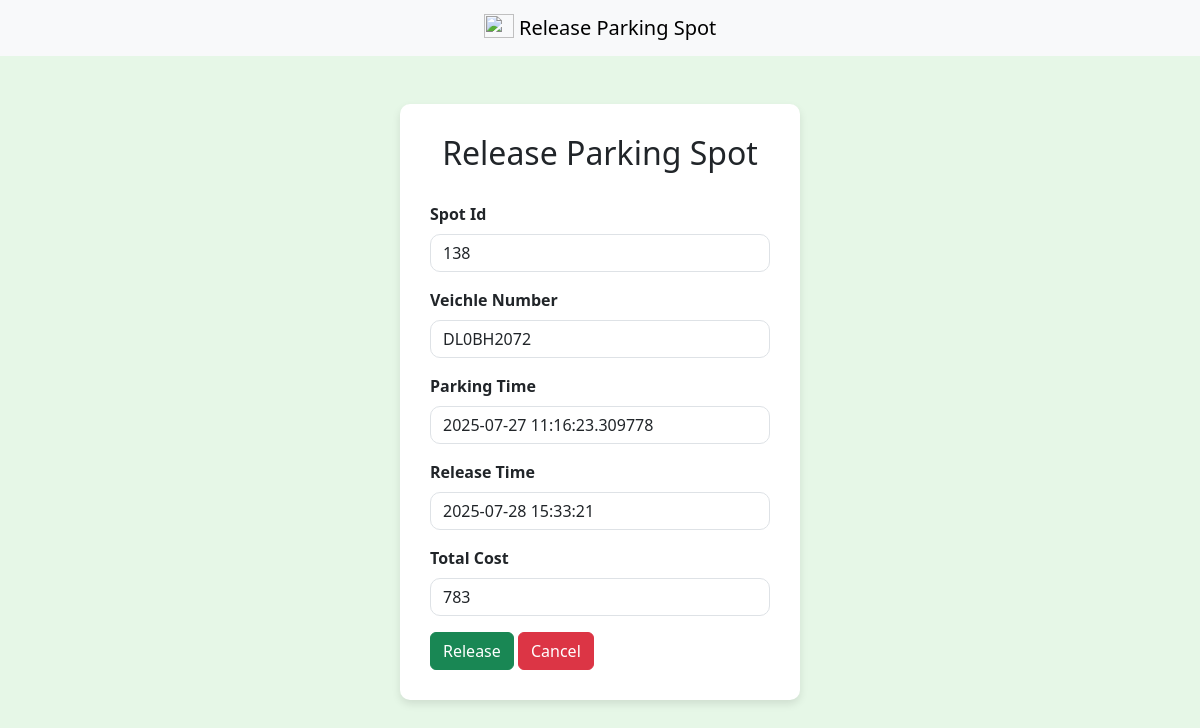
Page /user/dashboard/releasespot/2 (signed in) on the committed database.
### models/models.py (models this page shows)
class ReserveParkingSpot(db.Model):
    id=db.Column(db.Integer(),primary_key=True)
    spotid=db.Column(db.Integer(),nullable=False)
    lotid=db.Column(db.Integer(),nullable=False)
    email=db.Column(db.String(25),nullable=False)
    veichleNumber=db.Column(db.String(50),nullable=True)
    parking_time=db.Column(db.DateTime,nullable=False,default=datetime.UTC)
    release_time=db.Column(db.DateTime,nullable=True)
    parkingcost=db.Column(db.Integer(),nullable=True,default=0)
    ispaid=db.Column(db.Integer(),default=0)

### controllers/controllers.py (the view, shortened to what this page needs)
@controllers.route("/user/dashboard/releasespot/<int:id>", methods=['GET','POST'])
def releasespot(id):
    status = session.get("status")
    if status is not None and int(status) > 0:
        thereservation = ReserveParkingSpot.query.get_or_404(id)
        release_time=datetime.utcnow()
        duration = release_time-thereservation.parking_time
        timeinhours=int(duration.total_seconds()//3600)
        if duration.total_seconds()%3600!=0:
            timeinhours+=1
        thelot = ParkingLot.query.get(thereservation.lotid)
        totalfare=timeinhours*thelot.price
        return render_template("releaseSpot.html",thereservation=thereservation,release_time=release_time,totalfare=totalfare,id=id)
    else:
        return redirect("/login")

### templates/releaseSpot.html (shortened to what this page needs)
<!DOCTYPE html>
<html lang="en">
<head>
    <link href="https://cdn.jsdelivr.net/npm/bootstrap@5.3.0-alpha1/dist/css/bootstrap.min.css" rel="stylesheet">
</head>
<body>
    <nav class="navbar bg-body-tertiary">
  <div class="container-fluid text-center">
    <a class="navbar-brand mx-auto " href="#">
      <img src="https://images.pexels.com/photos/164634/pexels-photo-164634.jpeg?_gl=1*1rfblvq*_ga*MTY5NDc0NzA3NC4xNzUzMjk4NzE5*_ga_8JE65Q40S6*czE3NTMyOTg3MTgkbzEkZzEkdDE3NTMyOTg3MjMkajU1JGwwJGgw" width="30" height="24" class="d-inline-block align-text-top" style="align-content: center;">
      Release Parking Spot
    </a>
  </div>
        </nav>
    <div class="login-container mt-lg-5">
        <h2>Release Parking Spot</h2>
        <form action="/user/dashboard/releasespot/{{id}}" method="POST">
             <div class="mb-3">
                <label for="spotid" class="form-label"><b>Spot Id</b></label>
                <input type="text" class="form-control" id="spotid" name="spotid" value="{{thereservation.spotid}}" required>
            </div>
             <div class="mb-3">
                <label for="veichle" class="form-label"><b>Veichle Number</b></label>
                <input type="text" class="form-control" id="veichle" name="veichle" value="{{thereservation.veichleNumber}}" required>
            </div>
             <div class="mb-3">
                <label for="parkingtime" class="form-label"><b>Parking Time</b></label>
                <input type="text" class="form-control" id="parkingtime" name="parkingtime" value="{{thereservation.parking_time}}" required>
            </div>
             <div class="mb-3">
                <label for="releasetime" class="form-label"><b>Release Time</b></label>
                <input type="text" class="form-control" id="releasetime" name="releasetime" value="{{release_time}}" required>
            </div>
             <div class="mb-3">
                <label for="totalcost" class="form-label"><b>Total Cost</b></label>
                <input type="text" class="form-control" id="releasetime" name="releasetime" value="{{totalfare}}" required>
            </div>
            <button type="submit" class="btn btn-success" href="">Release</button>
            <a href="/user/dashboard" class="btn btn-danger">Cancel</a>
        </form>
    </div>
</body>
</html>

### templates/releaseSpot.html (style rules this page uses)
body { background-color: #e6f7e7; }
.login-container { max-width: 400px; margin: 100px auto; background-color: white; padding: 30px; border-radius: 10px; box-shadow: 0 4px 8px rgba(0, 0, 0, 0.1); }
.login-container h2 { text-align: center; margin-bottom: 30px; }
.form-control { border-radius: 10px; }

### rows in the picture
ReserveParkingSpot: spotid "138", veichle "DL0BH2072", parkingtime "2025-07-27 11:16:23.309778"
